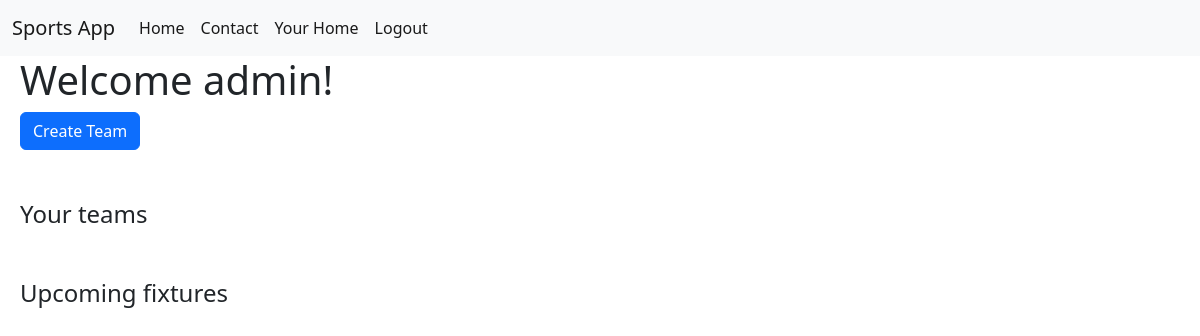
/app/home (signed in), run on an earlier commit of the app's database.
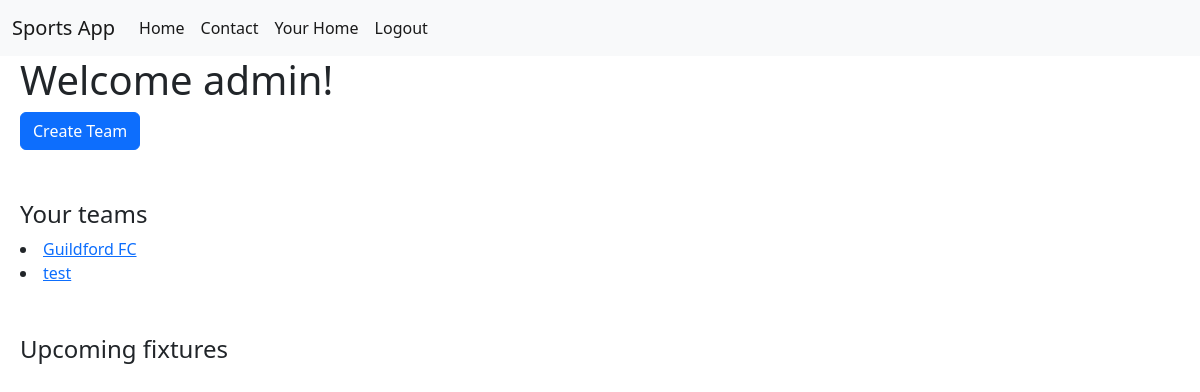
And on a later commit of the database.
### sportsapp/models.py (models this page shows)
class Member(models.Model):
    userID = models.ForeignKey(User, on_delete=models.CASCADE)
    teamID = models.ForeignKey(Team, on_delete=models.CASCADE)
    teamAdmin = models.BooleanField(default=False)

class Team(models.Model):
    name = models.CharField(max_length=100)
    leader = models.IntegerField()

### sportsapp/views.py (the view)
# urls.py: path('home', views.userHome, name='userHome'),
@login_required(login_url='/accounts/login/')
def userHome(request):
    if (request.user.is_authenticated):
        teams = Member.objects.filter(userID=request.user).all()
        fixtures = []
        for team in teams:
            teamFixtures = Fixture.objects.filter(teamID=team.teamID).all()
            for fixture in teamFixtures:
                fixtures.append(fixture)
        fixtures.sort(key = lambda x: x.date)
        return render(request, "userHome.html", {"teams": teams, "fixtures": fixtures})
    else:
        return HttpResponseRedirect('/')

### sportsapp/templates/userHome.html (shortened to what this page needs)
{% extends 'base.html' %}
{% block content %}
<div style="margin-left: 20px">
    {% if user.is_authenticated %}
        <h1>Welcome {{user.username}}!</h1>
        <a href="{% url 'teamCreate' %}" class="btn btn-primary">Create Team</a>
        <h4 style="margin-top: 50px;">Your teams</h4>
        {% for currentTeam in teams %}
            <li><a href="/app/team/{{currentTeam.teamID.id}}">{{currentTeam.teamID.name}}</a></li>
        {% endfor %}
        <h4 style="margin-top: 50px;">Upcoming fixtures</h4>
    {% else %}
        <h1>You are not logged in!</h1>
    {% endif %}
</div>
{% endblock content %}

What changed in the data, as far as the page shows it:
added Member: teamID.name "Guildford FC"
added Member: teamID.name "test"
